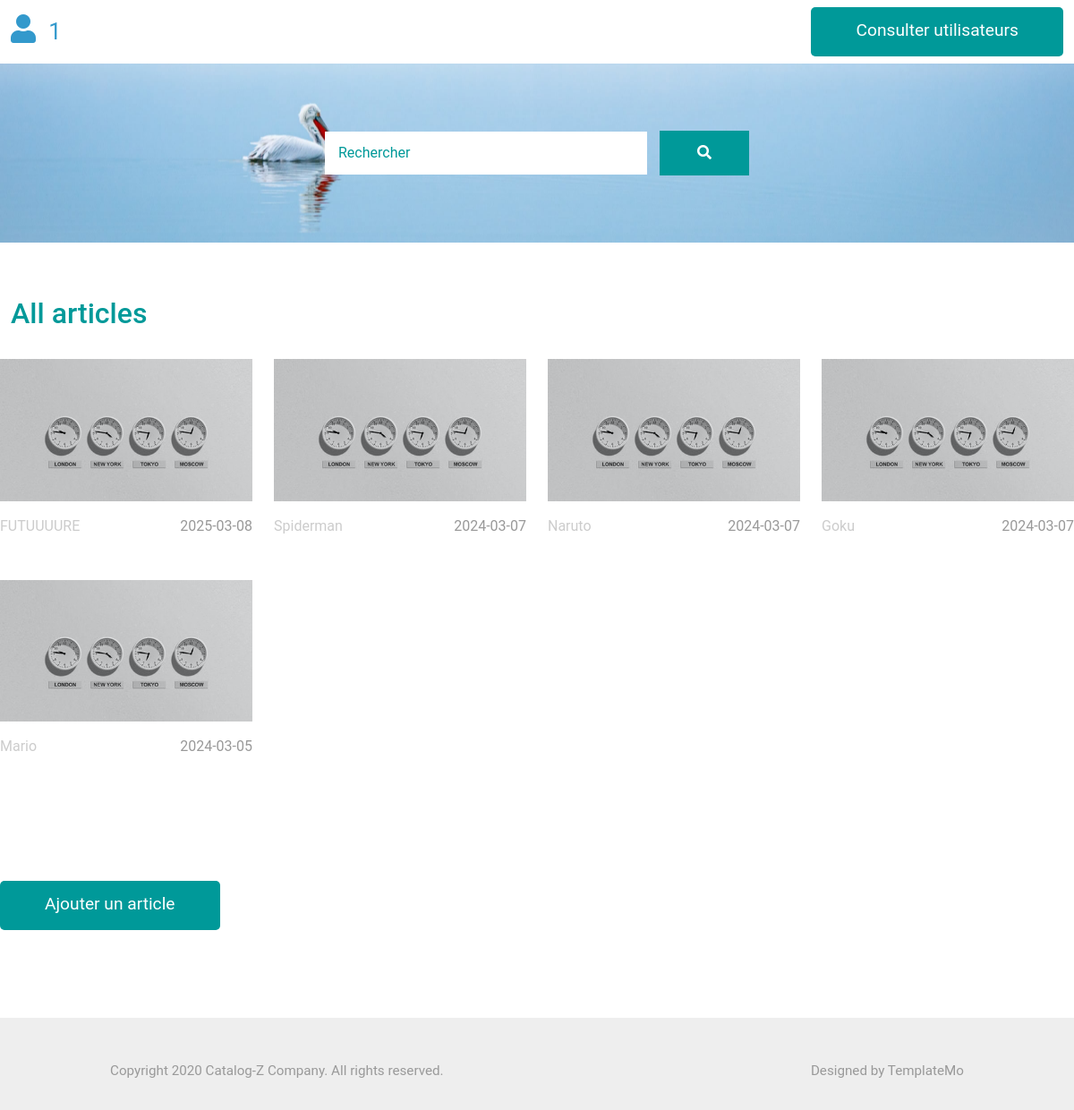
/ (signed in), run on the app's committed database.
### tables this page shows
CREATE TABLE Articles (
    id INTEGER PRIMARY KEY,
    identifiant TEXT,
    titre TEXT,
    auteur TEXT,
    date_de_publication DATE,
    contenu TEXT
);

### app.py (the view)
@app.route('/', methods=["GET", "POST"])
def index():
    username = session.get("username")
    conn = get_db().get_connection()
    cursor = conn.cursor()
    if request.method == "POST":
        recherche = request.form["search"]
        resultat = rechercher_article(recherche, conn, cursor)
        return render_template('index.html',
                               username=username, Articles=resultat)
    else:
        cursor.execute(
            "SELECT DISTINCT * FROM Articles WHERE date_de_publication <= CURRENT_DATE ORDER BY date_de_publication DESC LIMIT 5"
        )
        articles = cursor.fetchall()
        return render_template('index.html',
                               username=username, Articles=articles)

### app.py (called while the page is built)
def get_db():
    database = getattr(g, "_database", None)
    if database is None:
        g._database = Database()
    return g._database

### database.py (called while the page is built)
    def get_connection(self):
        if self.connection is None:
            self.connection = sqlite3.connect('db/database.db')
        return self.connection

    def close_connection(self):
        if self.connection is not None:
            self.connection.close()

    def create_tables(self):
        connection = self.get_connection()
        with open('db/utilisateurs.sql') as f:
            commands = f.read().split(';')
            for command in commands:
                if command.strip() != '':
                    connection.execute(command)
        connection.commit()

    def __del__(self):
        self.close_connection()

### templates/index.html (shortened to what this page needs)
{% extends 'base.html' %}
{% block content %}
<main>
    <div class="container-fluid tm-container-content tm-mt-60">
        {% if username %}
        <div class="row mb-4">
            <h2 class="col-6 tm-text-primary">
                All articles
            </h2>
        </div>
        {% else %}
        <h2 class="col-6 tm-text-primary">
            Latest articles
        </h2>
        {% endif %}
    </div>
    <div class="row tm-mb-90 tm-gallery">
        {% for article in Articles %}
        <div class="col-xl-3 col-lg-4 col-md-6 col-sm-6 col-12 mb-5">
            <figure class="effect-ming tm-video-item">
                <img src="/static/img/img-03.jpg" alt="Image" class="img-fluid">
                <figcaption class="d-flex align-items-center justify-content-center">
                </figcaption>
            </figure>
            <div class="d-flex justify-content-between tm-text-gray">
                <span class="tm-text-gray-light">{{article[2]}}</span>
                <span>{{article[4]}}</span>
            </div>
        </div>
        {% endfor %}
    </div>
    {% if username %}
        <div class="row tm-mb-90">
            <div class="col-12 d-flex justify-content-between align-items-center tm-paging-col">
                <a href="{{ url_for('ajouter') }}" class="btn btn-primary mb-2">Ajouter un article</a>
            </div>
        </div>
    {% endif %}
</main>
{% endblock %}

### static/css/templatemo-style.css (style rules this page uses)
a { text-decoration: none; transition: all 0.3s ease; }
.container-fluid { max-width: 1770px; }
.btn { border-radius: 0; }
.btn-primary { background-color: #009999; border: 0; border-radius: 5px; padding: 12px 50px 14px; font-size: 1.2rem; }
.tm-mt-60 { margin-top: 60px; }
.tm-mb-90 { margin-bottom: 90px; }
.tm-text-primary { color: #009999; }
p, .tm-text-gray { color: #999; }
.tm-text-gray-light { color: #CCC; }
.tm-video-item { position: relative; overflow: hidden; text-align: center; cursor: pointer; }
.tm-video-item img { position: relative; display: block; min-height: 100%; max-width: 100%; opacity: 0.8; }
.tm-video-item figcaption { padding: 2em; color: #fff; text-transform: uppercase; font-size: 1.25em; -webkit-backface-visibility: hidden; backface-visibility: hidden; }
.tm-video-item figcaption::before, .tm-video-item figcaption::after { pointer-events: none; }
.tm-video-item figcaption, .tm-video-item figcaption > a { position: absolute; top: 0; left: 0; width: 100%; height: 100%; }
figure.effect-ming { background: #030c17; }
figure.effect-ming img { opacity: 0.9; -webkit-transition: opacity 0.35s; transition: opacity 0.35s; }
figure.effect-ming figcaption::before { position: absolute; top: 30px; right: 30px; bottom: 30px; left: 30px; border: 2px solid #fff; box-shadow: 0 0 0 30px rgba(255,255,255,0.2); content: ''; opacity: 0; -webkit-transition: opacity 0.35s, -webkit-transform 0.35s; transition: opacity 0.35s, transform 0.35s; -webkit-transform: scale3d(1.4,1.4,1); transform: scale3d(1.4,1.4,1); }
body { font-family: 'Roboto', sans-serif; }

### data on the page
Articles: titre "FUTUUUURE", date_de_publication "2025-03-08"
Articles: titre "Spiderman", date_de_publication "2024-03-07"
Articles: titre "Naruto", date_de_publication "2024-03-07"
Articles: titre "Goku", date_de_publication "2024-03-07"
Articles: titre "Mario", date_de_publication "2024-03-05"

### other printed values
{{ username }} "1"
